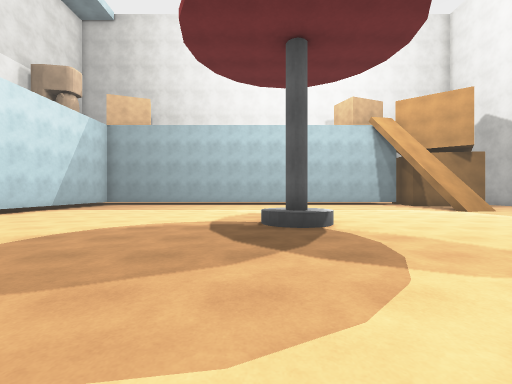
View 1 (above)

17 first-person views from a walk through a scene from a Unity 3-D project. The camera is 1.3 m above the floor, looks level and sees 90° across. The floor is counted in squares, 2 m on a side. Each view is taken from the middle of a square. On the plan, view 1 faces up. The plan holds only what a view shows up to about 9 squares ahead; the rest is blank. The place goes on beyond the plan. Some animated figures are left out. Some surface patterns are stand-ins.

View 2
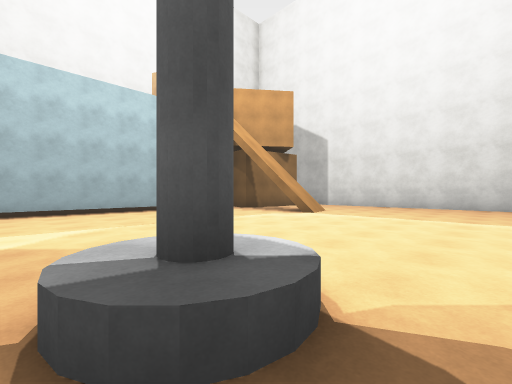

View 3
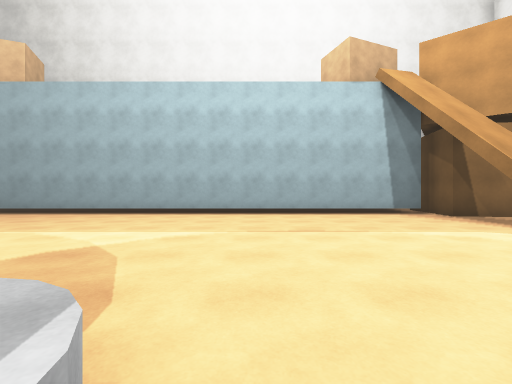

View 4
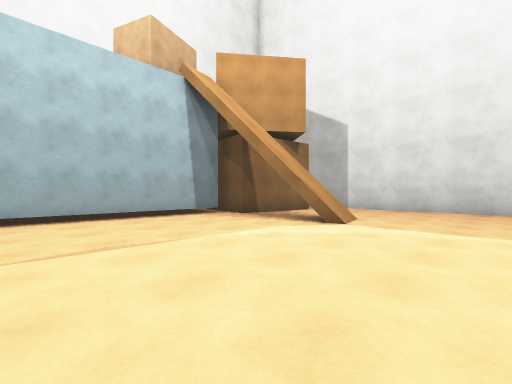

View 5
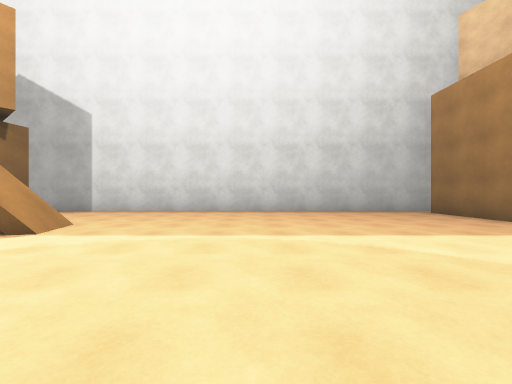

View 6
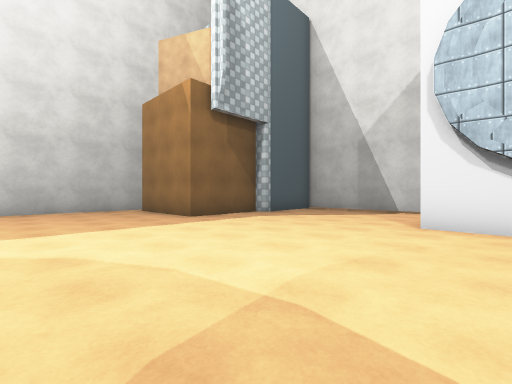

View 7
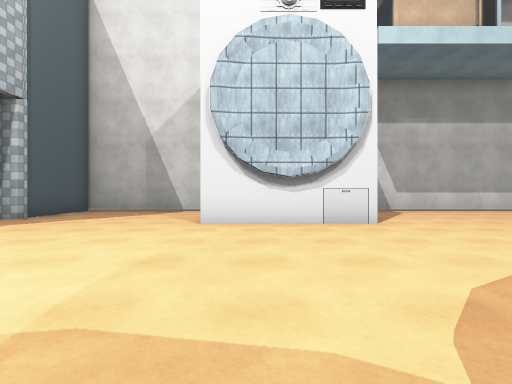

View 8
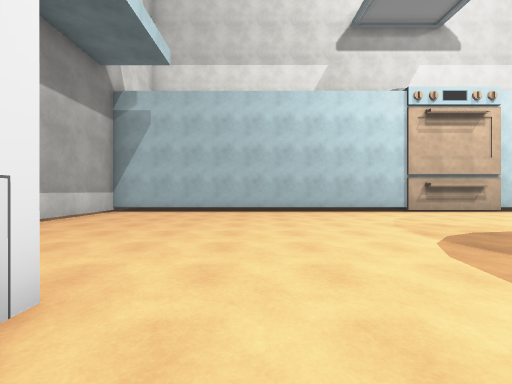

View 9
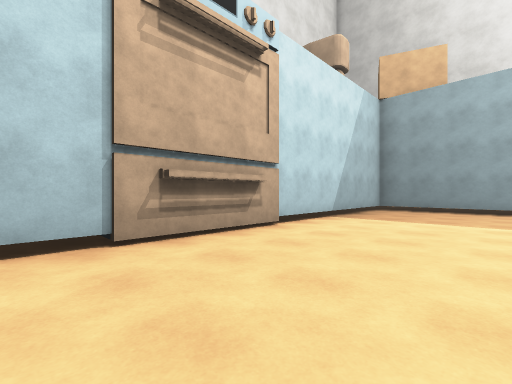

View 10
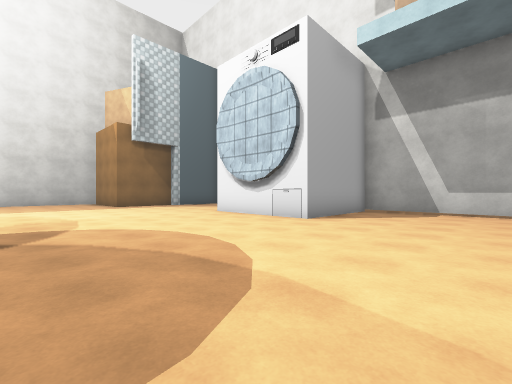

View 11
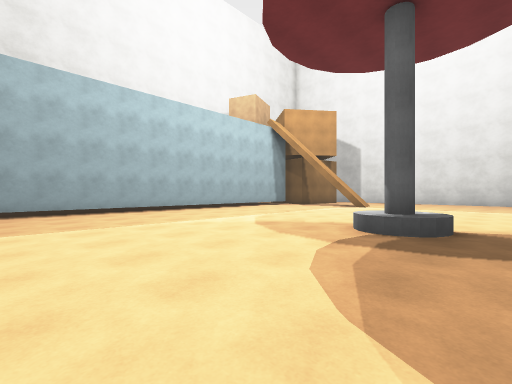

View 12
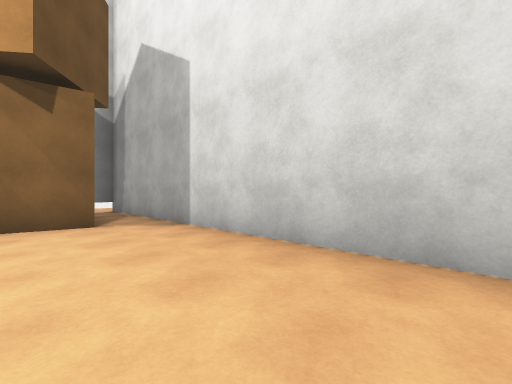

View 13
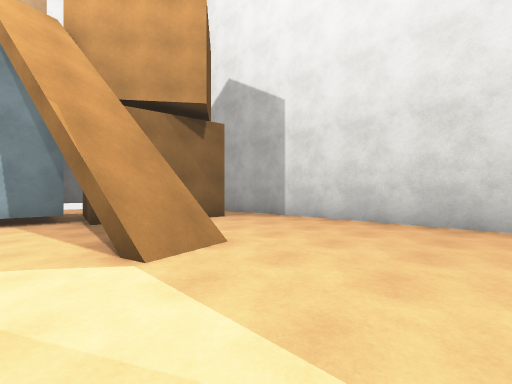

View 14
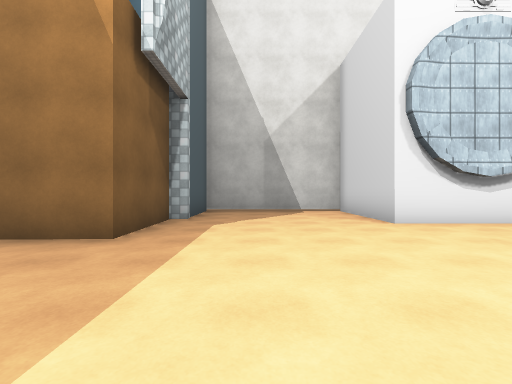

View 15
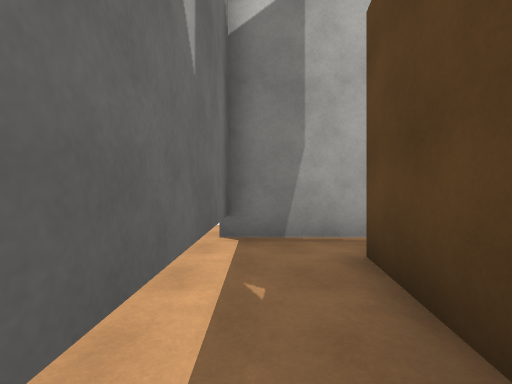

View 16
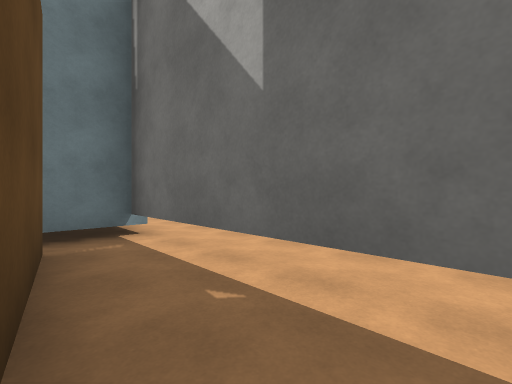

View 17
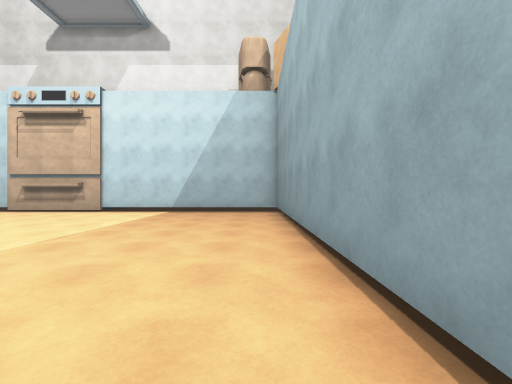

### Floor plan
Points are (right, up) in squares from view 1. A wall is a line through its corners. A room is listed if a view was taken in it or the views show most of it. See-through windows are left out.
Room 1 (views 1, 2, 3, 4, 5, 6, 7, 8, 9, 10, 11, 12, 13, 14, 16, 17)
walls: (-7.2, 4) (-7.9, 4); (8, -3) (8, -0.5) (11.1, -0.4); (-7.2, 6.5) (-7.2, 4.5); (7, 12.7) (-7.4, 12.7) (-7.4, -5.7) (-0.5, -5.7) (-0.5, -2.3) (3.1, -2.3) (3.1, -5.7) (7.7, -5.7) (7.7, -3); (11.7, -1) (11.7, 14.4); (10.3, 11.4) (7.3, 11.8) (7.6, 14.3)
ways out: opening at (11, 14) to room 2
objects: box (9, -2) to (10, -1)
Room 2 (view 15)
walls: (7.6, 14.3) (10.7, 13.9); (7, 15.8) (7, 14.4); (11.7, 14.4) (11.7, 15.4) (6.9, 15.4)
ways out: opening at (11, 14) to room 1

Where each view was taken, in squares from view 1:
view 1: 0 up, 0 right, facing up
view 2: 4 up, 0 right, facing up-right
view 3: 5 up, 2 right, facing up
view 4: 6 up, 2 right, facing up-right
view 5: 5 up, 3 right, facing right
view 6: 3 up, 2 right, facing down-right
view 7: 3 up, 2 right, facing down
view 8: 1 down, 1 right, facing left
view 9: 3 up, 4 left, facing up-left
view 10: 3 up, 4 left, facing down-right
view 11: 4 up, 4 left, facing up-right
view 12: 6 up, 9 right, facing up-right
view 13: 6 up, 6 right, facing up-right
view 14: 3 up, 6 right, facing down
view 15: 15 up, 8 right, facing right
view 16: 14 up, 11 right, facing up-left
view 17: 12 up, 1 right, facing left
